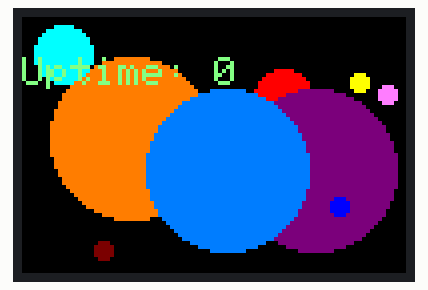
This program was run on a simulated ESP32. Shown: 96×64 colour display. Random numbers use the default seed unless the program sets one.

Above: at 0.32 s.
At 4.73 s:
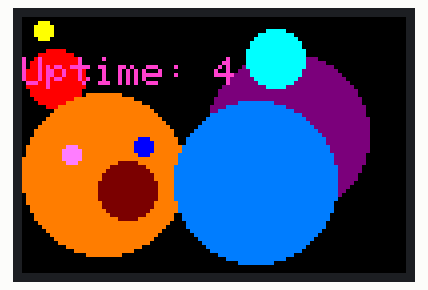
At 9.77 s:
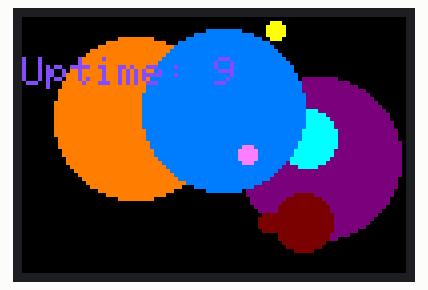
At 19.87 s:
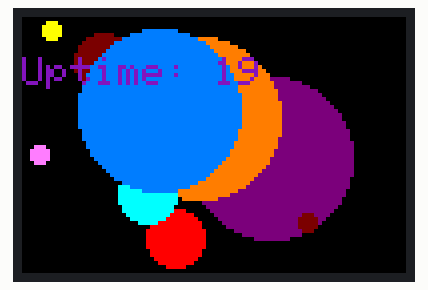
At 29.34 s:
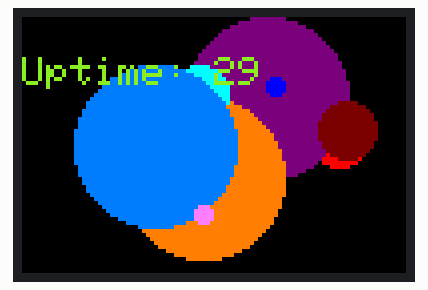
At 39.43 s:
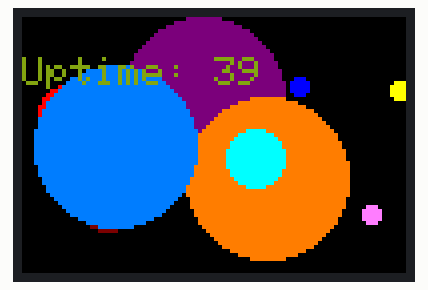

The program:

main.cpp
```cpp
#include <vector>
#include "LGFX_SSD1331.h"

struct Ball {
  int x, y;
  int vx, vy;
  int radius;
  uint32_t color;
};

LGFX_SSD1331 display;
std::vector<Ball> balls;

void setup() {
  display.init();

  randomSeed(2302);

  const auto numberOfBalls = 10;
  for (int i = 0; i < numberOfBalls; ++i) {
    int radius = std::array<int, 3>{2, 7, 20}[random(0, 3)];
    int x = random(radius, display.width() - radius);
    int y = random(radius, display.height() - radius);
    int vx = std::array<int, 2>{-1, 1}[random(0, 2)];
    int vy = std::array<int, 2>{-1, 1}[random(0, 2)];

    uint8_t r, g, b;
    do {
      r = std::array<uint8_t, 3>{0, 127, 255}[random(0, 3)];
      g = std::array<uint8_t, 3>{0, 127, 255}[random(0, 3)];
      b = std::array<uint8_t, 3>{0, 127, 255}[random(0, 3)];
    } while (r == 0 && g == 0 && b == 0);

    uint32_t color = display.color888(r, g, b);
    balls.push_back(Ball {x, y, vx, vy, radius, color});
  }
}

void loop() {
  display.fillScreen(display.color888(0, 0, 0));

  for (auto& ball : balls) {
    display.fillCircle(ball.x, ball.y, ball.radius, ball.color);
    ball.x += ball.vx;
    ball.y += ball.vy;

    if (ball.x <= ball.radius || ball.x > display.width() - ball.radius - 1) {
      ball.vx = -ball.vx;
    }
    if (ball.y <= ball.radius || ball.y > display.height() - ball.radius - 1) {
      ball.vy = -ball.vy;
    }
  }

  float t = float(millis());
  display.setTextColor(display.color888(
    127 + sin(t / 3121) * 128,
    127 + cos(t / 2231) * 128,
    127 + sin(t / 7432) * 128));
  display.setCursor(0, 10);
  display.printf("Uptime: %d\n", millis() / 1000);

  delay(30);
}
```

LGFX_SSD1331.h
```cpp
#pragma once

#include <LovyanGFX.hpp>

class LGFX_SSD1331: public lgfx::LGFX_Device {
  lgfx::Panel_SSD1331 panel;
  lgfx::Bus_SPI bus;

public:
  LGFX_SSD1331() {
    auto busConfig = bus.config();
    busConfig.spi_host = VSPI_HOST;
    busConfig.spi_mode = 0;
    busConfig.freq_write = 12000000; // 12 MHz
    busConfig.freq_read = 16000000;  // not used
    busConfig.spi_3wire = false;
    busConfig.use_lock = true;
    busConfig.dma_channel = 1;
    busConfig.pin_sclk = 18; // SCL
    busConfig.pin_mosi = 23; // SDA
    busConfig.pin_miso = -1;
    busConfig.pin_dc = 25; // DC

    bus.config(busConfig);
    panel.setBus(&bus);

    auto panelConfig = panel.config();
    panelConfig.memory_width  = 96;
    panelConfig.memory_height = 64;
    panelConfig.panel_width   = 96;
    panelConfig.panel_height  = 64;
    panelConfig.offset_x = 0;
    panelConfig.offset_y = 0;
    panelConfig.offset_rotation = 2; // this rotates the display
    panelConfig.dummy_read_pixel = 0;
    panelConfig.dummy_read_bits  = 0;
    panelConfig.readable = false;
    panelConfig.invert = false;
    panelConfig.rgb_order = true; // RGB vs BGR
    panelConfig.dlen_16bit = false;
    panelConfig.bus_shared = true;
    panelConfig.pin_cs = 15; // CS
    panelConfig.pin_rst = 13; // RES

    panel.config(panelConfig);

    setPanel(&panel);
  }
};
```
